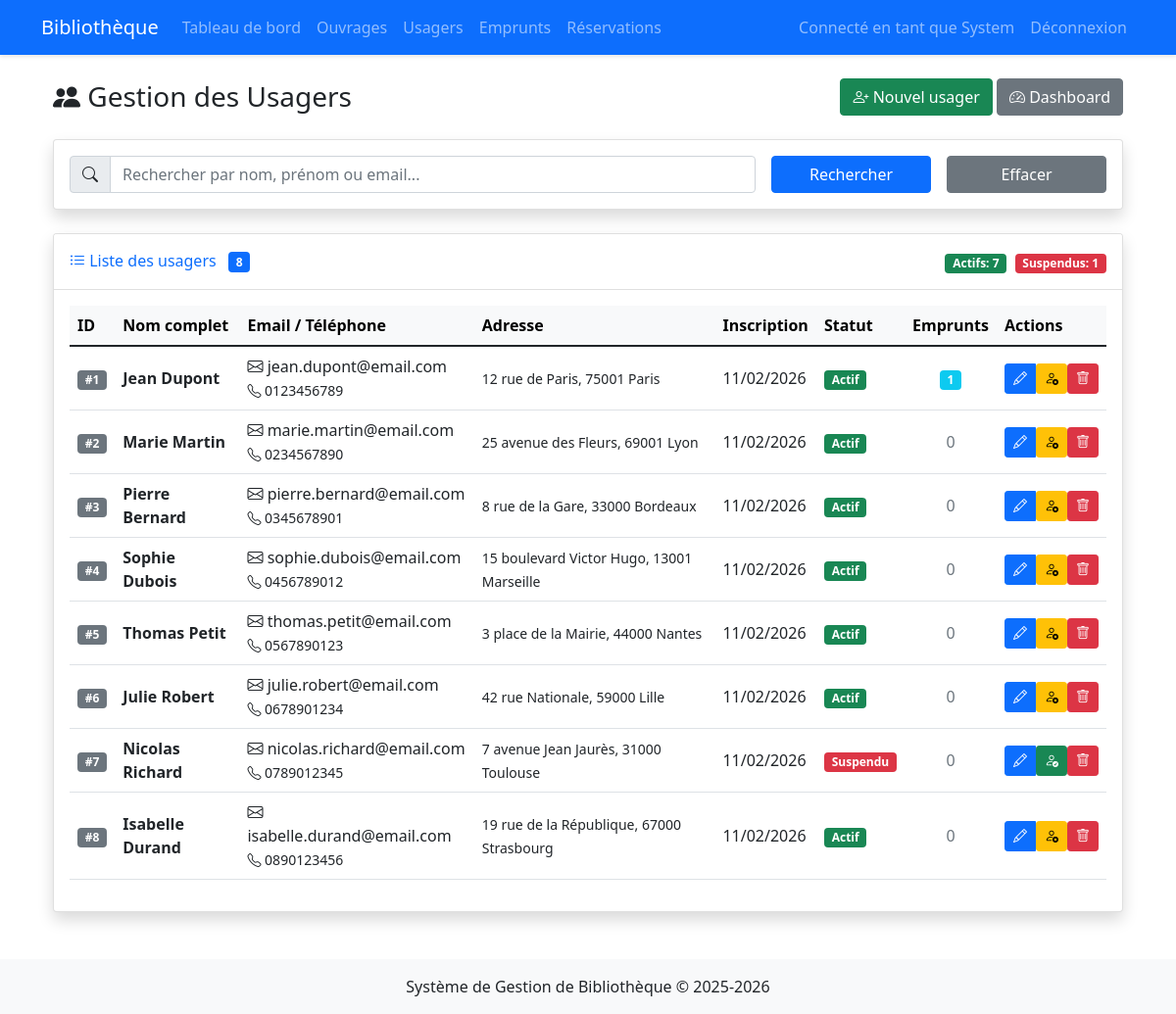
Screenshot of /admin/usagers (signed in) with the database file from the repository.
### models.py (models this page shows, shortened)
class Bibliothecaire(db.Model, UserMixin):
    __tablename__ = 'bibliothecaires'
    id = db.Column(db.Integer, primary_key=True)
    nom = db.Column(db.String(100), nullable=False)
    prenom = db.Column(db.String(100), nullable=False)
    login = db.Column(db.String(80), unique=True, nullable=False)
    password_hash = db.Column(db.String(200))
    date_creation = db.Column(db.DateTime, default=datetime.utcnow)

class Usager(db.Model):
    __tablename__ = 'usagers'
    id = db.Column(db.Integer, primary_key=True)
    nom = db.Column(db.String(100), nullable=False)
    prenom = db.Column(db.String(100), nullable=False)
    email = db.Column(db.String(120), unique=True, nullable=False)
    telephone = db.Column(db.String(20))
    adresse = db.Column(db.Text)
    date_inscription = db.Column(db.DateTime, default=datetime.utcnow)
    statut = db.Column(db.String(20), default='actif')  # actif, suspendu, inactif
    emprunts = db.relationship('Emprunt', backref='usager', lazy=True)
    reservations = db.relationship('Reservation', backref='usager', lazy=True)

### app.py (the view)
@app.route('/admin/usagers')
@login_required
def liste_usagers():
    search = request.args.get('search', '')
    if search:
        usagers = Usager.query.filter(
            (Usager.nom.contains(search)) |
            (Usager.prenom.contains(search)) |
            (Usager.email.contains(search))
        ).all()
    else:
        usagers = Usager.query.all()
    return render_template('usagers.html', usagers=usagers)

### app.py (called while the page is built)
@login_manager.user_loader
def load_user(user_id):
    return db.session.get(Bibliothecaire, int(user_id))

### templates/usagers.html (shortened to what this page needs)
{% extends "base.html" %}
{% block content %}
<div class="container-fluid">
    <div class="d-sm-flex align-items-center justify-content-between mb-4">
        <h1 class="h3 mb-0 text-gray-800">
            <i class="bi bi-people-fill"></i> Gestion des Usagers
        </h1>
        <div>
            <a href="{{ url_for('ajouter_usager') }}" class="btn btn-success">
                <i class="bi bi-person-plus"></i> Nouvel usager
            </a>
            <a href="{{ url_for('dashboard') }}" class="btn btn-secondary">
                <i class="bi bi-speedometer2"></i> Dashboard
            </a>
        </div>
    </div>
    <div class="card shadow mb-4">
        <div class="card-body">
            <form method="GET" class="row g-3">
                <div class="col-md-8">
                    <div class="input-group">
                        <span class="input-group-text"><i class="bi bi-search"></i></span>
                        <input type="text" class="form-control" name="search"
                               placeholder="Rechercher par nom, prénom ou email..."
                               value="{{ request.args.get('search', '') }}">
                    </div>
                </div>
                <div class="col-md-2">
                    <button type="submit" class="btn btn-primary w-100">
                        Rechercher
                    </button>
                </div>
                <div class="col-md-2">
                    <a href="{{ url_for('liste_usagers') }}" class="btn btn-secondary w-100">
                        Effacer
                    </a>
                </div>
            </form>
        </div>
    </div>
    <div class="card shadow">
        <div class="card-header bg-white py-3 d-flex justify-content-between align-items-center">
            <h6 class="m-0 font-weight-bold text-primary">
                <i class="bi bi-list-ul"></i> Liste des usagers
                <span class="badge bg-primary ms-2">{{ usagers|length }}</span>
            </h6>
            <div>
                <span class="badge bg-success me-1">Actifs: {{ usagers|selectattr('statut', 'equalto', 'actif')|list|length }}</span>
                <span class="badge bg-danger">Suspendus: {{ usagers|selectattr('statut', 'equalto', 'suspendu')|list|length }}</span>
            </div>
        </div>
        <div class="card-body">
            <div class="table-responsive">
                <table class="table table-hover align-middle">
                    <thead class="table-light">
                        <tr>
                            <th>ID</th>
                            <th>Nom complet</th>
                            <th>Email / Téléphone</th>
                            <th>Adresse</th>
                            <th>Inscription</th>
                            <th>Statut</th>
                            <th>Emprunts</th>
                            <th>Actions</th>
                        </tr>
                    </thead>
                    <tbody>
                        {% for usager in usagers %}
                        <tr>
                            <td><span class="badge bg-secondary">#{{ usager.id }}</span></td>
                            <td>
                                <strong>{{ usager.prenom }} {{ usager.nom }}</strong>
                            </td>
                            <td>
                                <i class="bi bi-envelope"></i> {{ usager.email }}<br>
                                <small><i class="bi bi-telephone"></i> {{ usager.telephone or 'N/A' }}</small>
                            </td>
                            <td>
                                <small>{{ usager.adresse or 'Non renseignée' }}</small>
                            </td>
                            <td>{{ usager.date_inscription.strftime('%d/%m/%Y') }}</td>
                            <td>
                                {% if usager.statut == 'actif' %}
                                    <span class="badge bg-success">Actif</span>
                                {% else %}
                                    <span class="badge bg-danger">Suspendu</span>
                                {% endif %}
                            </td>
                            <td class="text-center">
                                {% set emprunts_actifs = usager.emprunts|selectattr('statut', 'equalto', 'en_cours')|list|length %}
                                {% if emprunts_actifs > 0 %}
                                    <span class="badge bg-info">{{ emprunts_actifs }}</span>
                                {% else %}
                                    <span class="text-muted">0</span>
                                {% endif %}
                            </td>
                            <td>
                                <div class="btn-group" role="group">
                                    <a href="{{ url_for('modifier_usager', id=usager.id) }}" class="btn btn-sm btn-primary" title="Modifier">
                                        <i class="bi bi-pencil"></i>
                                    </a>
                                    {% if usager.statut == 'actif' %}
                                    <form method="POST" action="{{ url_for('modifier_usager', id=usager.id) }}" style="display: inline;">
                                        <button type="submit" class="btn btn-sm btn-warning" title="Suspendre" onclick="return confirm('Suspendre cet usager ?')">
                                            <i class="bi bi-person-x"></i>
                                        </button>
                                    </form>
                                    {% else %}
                                    <form method="POST" action="{{ url_for('modifier_usager', id=usager.id) }}" style="display: inline;">
                                        <button type="submit" class="btn btn-sm btn-success" title="Activer" onclick="return confirm('Activer cet usager ?')">
                                            <i class="bi bi-person-check"></i>
                                        </button>
                                    </form>
                                    {% endif %}
                                    <form method="POST" action="{{ url_for('supprimer_usager', id=usager.id) }}" style="display: inline;">
                                        <button type="submit" class="btn btn-sm btn-danger" title="Supprimer" onclick="return confirm('Êtes-vous sûr de vouloir supprimer cet usager ?')">
                                            <i class="bi bi-trash"></i>
                                        </button>
                                    </form>
                                </div>
                            </td>
                        </tr>
                        {% endfor %}
                    </tbody>
                </table>
            </div>
        </div>
    </div>
</div>
{% endblock %}

### templates/base.html (shortened to what this page needs)
<!DOCTYPE html>
<html lang="fr">
<head>
    <link rel="stylesheet" href="{{ url_for('static', filename='css/style.css') }}">
    <link href="https://cdn.jsdelivr.net/npm/bootstrap@5.1.3/dist/css/bootstrap.min.css" rel="stylesheet">
<link rel="stylesheet" href="https://cdn.jsdelivr.net/npm/bootstrap-icons@1.10.0/font/bootstrap-icons.css">
</head>
<body>
    <nav class="navbar navbar-expand-lg navbar-dark bg-primary">
        <div class="container">
            <a class="navbar-brand" href="{{ url_for('index') }}">Bibliothèque</a>
            <div class="collapse navbar-collapse" id="navbarNav">
                <ul class="navbar-nav me-auto">
                    {% if current_user.is_authenticated %}
                    <li class="nav-item">
                        <a class="nav-link" href="{{ url_for('dashboard') }}">Tableau de bord</a>
                    </li>
                    <li class="nav-item">
                        <a class="nav-link" href="{{ url_for('liste_ouvrages') }}">Ouvrages</a>
                    </li>
                    <li class="nav-item">
                        <a class="nav-link" href="{{ url_for('liste_usagers') }}">Usagers</a>
                    </li>
                    <li class="nav-item">
                        <a class="nav-link" href="{{ url_for('liste_emprunts') }}">Emprunts</a>
                    </li>
                    <li class="nav-item">
                        <a class="nav-link" href="{{ url_for('liste_reservations') }}">Réservations</a>
                    </li>
                    {% endif %}
                </ul>
                <ul class="navbar-nav">
                    {% if current_user.is_authenticated %}
                    <li class="nav-item">
                        <span class="nav-link">Connecté en tant que {{ current_user.prenom }}</span>
                    </li>
                    <li class="nav-item">
                        <a class="nav-link" href="{{ url_for('logout') }}">Déconnexion</a>
                    </li>
                    {% else %}
                    <li class="nav-item">
                        <a class="nav-link" href="{{ url_for('login') }}">Connexion</a>
                    </li>
                    {% endif %}
                </ul>
            </div>
        </div>
    </nav>
    <div class="container mt-4">
        {% block content %}{% endblock %}
    </div>
    <footer class="mt-5 py-3 bg-light">
        <div class="container text-center">
            <p class="mb-0">Système de Gestion de Bibliothèque &copy; 2025-2026</p>
        </div>
    </footer>
</body>
</html>

### static/css/style.css (style rules this page uses)
body { background-color: #f8f9fa; }
.card { box-shadow: 0 2px 4px rgba(0,0,0,0.1); transition: box-shadow 0.3s ease; }
.table th { background-color: #f8f9fa; border-bottom: 2px solid #dee2e6; }
.badge { font-size: 0.8em; }
.btn { border-radius: 4px; }
.navbar { box-shadow: 0 2px 4px rgba(0,0,0,0.1); }

### rows the page displays
Bibliothecaire: prenom "System"
Usager: id "1", prenom "Jean", nom "Dupont", email "jean.dupont@email.com", telephone "0123456789", adresse "12 rue de Paris, 75001 Paris", date_inscription "11/02/2026", statut "Actif"
Usager: id "2", prenom "Marie", nom "Martin", email "marie.martin@email.com", telephone "0234567890", adresse "25 avenue des Fleurs, 69001 Lyon", date_inscription "11/02/2026", statut "Actif"
Usager: id "3", prenom "Pierre", nom "Bernard", email "pierre.bernard@email.com", telephone "0345678901", adresse "8 rue de la Gare, 33000 Bordeaux", date_inscription "11/02/2026", statut "Actif"
Usager: id "4", prenom "Sophie", nom "Dubois", email "sophie.dubois@email.com", telephone "0456789012", adresse "15 boulevard Victor Hugo, 13001 Marseille", date_inscription "11/02/2026", statut "Actif"
Usager: id "5", prenom "Thomas", nom "Petit", email "thomas.petit@email.com", telephone "0567890123", adresse "3 place de la Mairie, 44000 Nantes", date_inscription "11/02/2026", statut "Actif"
Usager: id "6", prenom "Julie", nom "Robert", email "julie.robert@email.com", telephone "0678901234", adresse "42 rue Nationale, 59000 Lille", date_inscription "11/02/2026", statut "Actif"
Usager: id "7", prenom "Nicolas", nom "Richard", email "nicolas.richard@email.com", telephone "0789012345", adresse "7 avenue Jean Jaurès, 31000 Toulouse", date_inscription "11/02/2026", statut "Suspendu"
Usager: id "8", prenom "Isabelle", nom "Durand", email "isabelle.durand@email.com", telephone "0890123456", adresse "19 rue de la République, 67000 Strasbourg", date_inscription "11/02/2026", statut "Actif"

### other values shown
{{ usagers|length }} "8"
{{ usagers|selectattr('statut', 'equalto', 'actif')|list|length }} "7"
{{ usagers|selectattr('statut', 'equalto', 'suspendu')|list|length }} "1"
